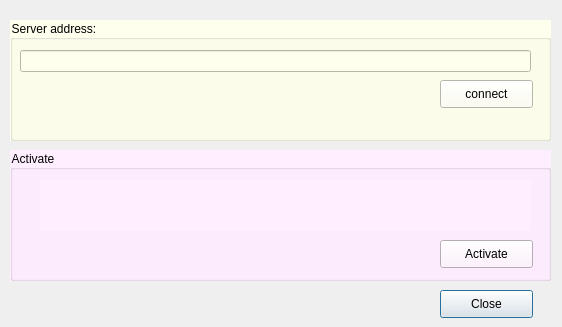
<?xml version="1.0" encoding="UTF-8"?>
<ui version="4.0">
 <class>networkManager</class>
 <widget class="QDialog" name="networkManager">
  <property name="geometry">
   <rect>
    <x>0</x>
    <y>0</y>
    <width>562</width>
    <height>327</height>
   </rect>
  </property>
  <property name="windowTitle">
   <string>Dialog</string>
  </property>
  <widget class="QPushButton" name="pushButton">
   <property name="geometry">
    <rect>
     <x>440</x>
     <y>290</y>
     <width>93</width>
     <height>28</height>
    </rect>
   </property>
   <property name="text">
    <string>Close</string>
   </property>
  </widget>
  <widget class="QGroupBox" name="groupBox">
   <property name="geometry">
    <rect>
     <x>10</x>
     <y>20</y>
     <width>541</width>
     <height>121</height>
    </rect>
   </property>
   <property name="styleSheet">
    <string notr="true">background-color:#ffe</string>
   </property>
   <property name="title">
    <string>Server address:</string>
   </property>
   <widget class="QLineEdit" name="serverAddress">
    <property name="geometry">
     <rect>
      <x>10</x>
      <y>30</y>
      <width>511</width>
      <height>22</height>
     </rect>
    </property>
    <property name="text">
     <string/>
    </property>
   </widget>
   <widget class="QPushButton" name="pushButton_2">
    <property name="geometry">
     <rect>
      <x>430</x>
      <y>60</y>
      <width>93</width>
      <height>28</height>
     </rect>
    </property>
    <property name="text">
     <string>connect</string>
    </property>
   </widget>
  </widget>
  <widget class="QGroupBox" name="groupBox_2">
   <property name="geometry">
    <rect>
     <x>10</x>
     <y>150</y>
     <width>541</width>
     <height>131</height>
    </rect>
   </property>
   <property name="styleSheet">
    <string notr="true">background-color:#fef</string>
   </property>
   <property name="title">
    <string>Activate</string>
   </property>
   <widget class="QLabel" name="activate">
    <property name="geometry">
     <rect>
      <x>30</x>
      <y>30</y>
      <width>491</width>
      <height>51</height>
     </rect>
    </property>
    <property name="text">
     <string/>
    </property>
   </widget>
   <widget class="QPushButton" name="activateBtn">
    <property name="geometry">
     <rect>
      <x>430</x>
      <y>90</y>
      <width>93</width>
      <height>28</height>
     </rect>
    </property>
    <property name="text">
     <string>Activate</string>
    </property>
   </widget>
  </widget>
 </widget>
 <resources/>
 <connections>
  <connection>
   <sender>pushButton</sender>
   <signal>clicked()</signal>
   <receiver>networkManager</receiver>
   <slot>close()</slot>
   <hints>
    <hint type="sourcelabel">
     <x>456</x>
     <y>205</y>
    </hint>
    <hint type="destinationlabel">
     <x>405</x>
     <y>185</y>
    </hint>
   </hints>
  </connection>
 </connections>
</ui>
